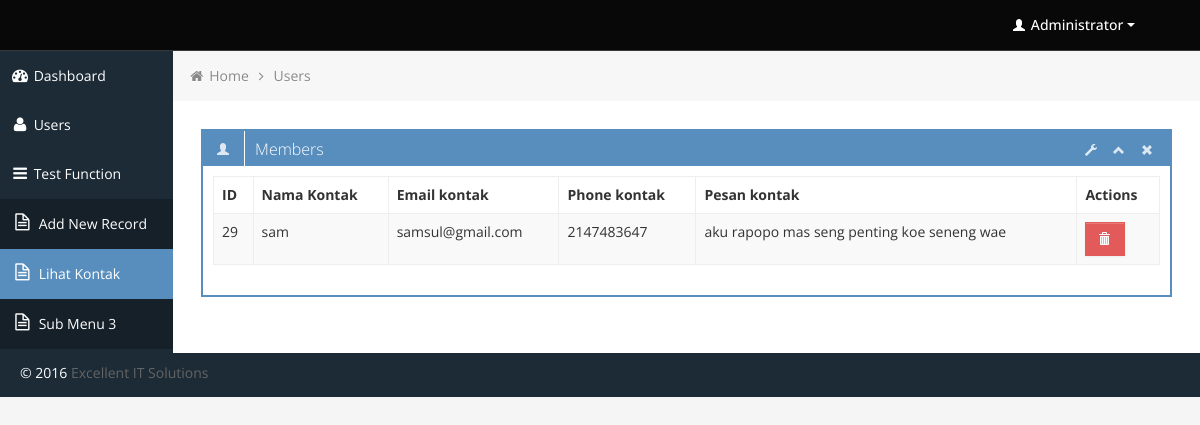
The page /admin/lihat_kontak.php (signed in) on the database its author committed.
### tables this page shows
CREATE TABLE `kontak` (
  `id_kontak` int(11) NOT NULL,
  `nama_kontak` varchar(20) NOT NULL,
  `email_kontak` varchar(20) NOT NULL,
  `phone_kontak` int(11) NOT NULL,
  `pesan_kontak` varchar(200) NOT NULL
);

### admin/lihat_kontak.php (the view, shortened to what this page needs)
<div class="row-fluid sortable">
	<div class="box span12">
		<div class="box-header" data-original-title>
			<h2><i class="halflings-icon white user"></i><span class="break"></span>Members</h2>
			<div class="box-icon">
				<a href="#" class="btn-setting"><i class="halflings-icon white wrench"></i></a>
				<a href="#" class="btn-minimize"><i class="halflings-icon white chevron-up"></i></a>
				<a href="#" class="btn-close"><i class="halflings-icon white remove"></i></a>
			</div>
		</div>
		<div class="box-content">
			<table class="table table-striped table-bordered bootstrap-datatable datatable">
			  <thead>
				  <tr>
					  <th>ID</th>
					  <th>Nama Kontak</th>
					  <th>Email kontak</th>
					  <th>Phone kontak</th>
					  <th>Pesan kontak</th>
					  <th>Actions</th>
				  </tr>
			  </thead>
			  <tbody>
				<?php
					include("includes/connection.php");
					$sql = "SELECT * FROM kontak ORDER BY nama_kontak";
					$result=mysqli_query($kon,$sql);
				while ($row=mysqli_fetch_array($result))
				{ ?>
				<tr>
					<td><?php echo $row['id_kontak']; ?></td>
					<td><?php echo $row['nama_kontak']; ?></td>
					<td><?php echo $row['email_kontak']; ?></td>
					<td><?php echo $row['phone_kontak']; ?></td>
					<td><?php echo $row['pesan_kontak']; ?></td>
					<td class="center">
						<a class="btn btn-danger" onclick="return confirmDel()" href="hapus_kontak.php?hapuslID=<?php echo $row['id_kontak'];?>">
							<i class="halflings-icon white trash"></i>
						</a>
					</td>
				</tr>
				<?php
				   }
				?>
			  </tbody>
		  </table>
		</div>
	</div>
</div>

### admin/css/style.css (style rules this page uses)
body { background: #F5F5F5; color: #333; border: none; font-family: 'Open Sans', sans-serif; font-weight: 400; }
a { color: #646464; }
h2 { font-size: 16px; line-height: 16px; }
.box { border: 2px solid #578EBE; background: #fff !important; margin-bottom: 28px; }
.box-header { height: 16px; font-size: 16px; line-height: 16px; padding: 10px; background: #578EBE; -webkit-box-shadow: none; -moz-box-shadow: none; box-shadow: none; overflow: hidden; }
.box-header h2 { float:left; margin-top: 0px; font-weight: 300; }
.box-header .box-icon, .box-header h2 { color:#fff; }
.box-header h2 i { margin: 0px 3px 0px 4px; opacity: .8; filter: alpha(opacity=80); -ms-filter:"progid:DXImageTransform.Microsoft.Alpha(Opacity=80)"; }
.box-header .box-icon { float:right; margin-top: 1px; }
.box-header .box-icon i { -webkit-transition: all 0.1s ease-in-out; -moz-transition: all 0.1s ease-in-out; -o-transition: all 0.1s ease-in-out; -ms-transition: all 0.1s ease-in-out; transition: all 0.1s ease-in-out; opacity: .8; filter: alpha(opacity=80); -ms-filter:"progid:DXImageTransform.Microsoft.Alpha(Opacity=80)"; }
.box-header .box-icon a { margin: 0px 5px; }
.box-content { position: relative; z-index: 50; margin-top: -1px; padding: 10px; background: #fff !important; }
.btn { display: inline-block; padding: 6px 12px; margin-bottom: 0; font-size: 14px; font-weight: 500; line-height: 20px; text-align: center; white-space: nowrap; vertical-align: middle; cursor: pointer; border: 1px solid #a7a9aa; -webkit-border-radius: 0px !important; border-radius: 0px !important; }
.btn i { margin-top: 2px; }
.btn { color: #ffffff; background-color: #a7a9aa; border-color: #a7a9aa; background-image: none; filter: none; text-shadow: none; }
.btn-danger { background-color: #E25A59; border-color: #E25A59; }
.table th, .table td { border-top: 1px solid #eee; }
.table-bordered { border-color: #eee; -webkit-border-radius: 0px !important; -moz-border-radius: 0px !important; border-radius: 0px !important; }
.table-bordered th, .table-bordered td { border-left: 1px solid #eee; }
.table-bordered thead:first-child tr:first-child > th:first-child, .table-bordered tbody:first-child tr:first-child > td:first-child, .table-bordered tbody:first-child tr:first-child > th:first-child { -webkit-border-radius: 0px !important; -moz-border-radius: 0px !important; border-radius: 0px !important; }
.table-bordered thead:first-child tr:first-child > th:last-child, .table-bordered tbody:first-child tr:first-child > td:last-child, .table-bordered tbody:first-child tr:first-child > th:last-child { -webkit-border-radius: 0px !important; -moz-border-radius: 0px !important; border-radius: 0px !important; }
.table-bordered thead:last-child tr:last-child > th:first-child, .table-bordered tbody:last-child tr:last-child > td:first-child, .table-bordered tbody:last-child tr:last-child > th:first-child, .table-bordered tfoot:last-child tr:last-child > td:first-child, .table-bordered tfoot:last-child tr:last-child > th:first-child { -webkit-border-radius: 0px !important; -moz-border-radius: 0px !important; border-radius: 0px !important; }
.table-bordered thead:last-child tr:last-child > th:last-child, .table-bordered tbody:last-child tr:last-child > td:last-child, .table-bordered tbody:last-child tr:last-child > th:last-child, .table-bordered tfoot:last-child tr:last-child > td:last-child, .table-bordered tfoot:last-child tr:last-child > th:last-child { -webkit-border-radius: 0px !important; -moz-border-radius: 0px !important; border-radius: 0px !important; }

### admin/css/halflings.css (style rules this page uses)
html, html .halflings { -webkit-font-smoothing: antialiased !important; }
.halflings-icon { display: inline-block; width: 14px; height: 14px; line-height: 14px; vertical-align: text-top; background-image: url(../img/glyphicons_halflings.svg); background-position: 0 0; background-repeat: no-repeat; vertical-align: top; *display: inline; *zoom: 1; *margin-right: .3em; }
.halflings-icon.white { background-image: url(../img/glyphicons_halflings-white.svg); }
.halflings-icon.user { background-position: -168px 0; }
.halflings-icon.remove { background-position: -312px 0; }
.halflings-icon.trash { background-position: -456px 0; }
.halflings-icon.chevron-up { background-position: -288px -120px; }
.halflings-icon.wrench { background-position: -360px -144px; }

### rows shown on the page
kontak: id_kontak "29", nama_kontak "sam", email_kontak "samsul@gmail.com", phone_kontak "2147483647", pesan_kontak "aku rapopo mas seng penting koe seneng wae"
